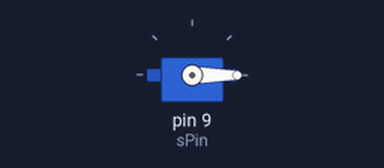
The sketch below on a simulated Arduino Uno, built with avr-gcc and run on an emulated ATmega328P. On the bench: servo.

Above: at 0.05 s.
Timing chart, 0 to 3.5 s (numbered marks = the images above):
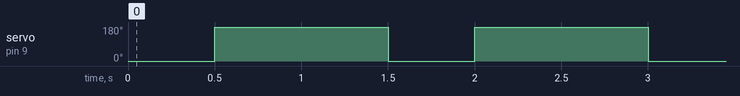

The sketch:

basic_test.ino
```cpp
// Move servo with library

#include <Servo.h>

int sPin = 9; // Servo should be connected to 9

Servo servo; // Declare servo object

void setup() {
  Serial.begin(9600);
  servo.attach(sPin);
}

void loop() {
  servo.write(0);
  delay(500);
  servo.write(180);
  delay(1000);
}
```

Measured:
- by itself, servo on pin 9 (sPin): alternates 180° for 1.0 s and 0° for 0.50 s
